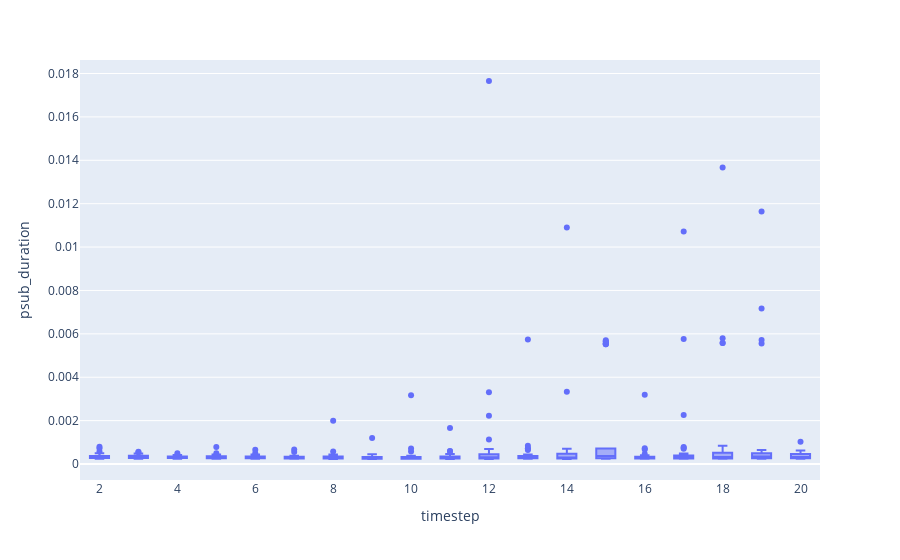

The notebook cell saved with this chart:
### Code cell
visualize_elapsed_time_per_ts(df, relative=True)

### Figure 1 — Plotly figure (JSON) as saved in the notebook; plotly's stock layout.template omitted (floating-point values rounded to 4 significant figures; data arrays with more than 128 entries replaced by an {"elided": "..."} marker saying what was removed)
{"data": [{"alignmentgroup": "True", "hovertemplate": "timestep=%{x}<br>psub_duration=%{y}<extra></extra>", "legendgroup": "", "marker": {"color": "#636efa"}, "name": "", "notched": false, "offsetgroup": "", "orientation": "v", "showlegend": false, "type": "box", "x": {"elided": "630 int values"}, "x0": " ", "xaxis": "x", "y": {"elided": "630 float values"}, "y0": " ", "yaxis": "y"}], "layout": {"boxmode": "group", "legend": {"tracegroupgap": 0}, "margin": {"t": 60}, "xaxis": {"anchor": "y", "domain": [0, 1], "title": {"text": "timestep"}}, "yaxis": {"anchor": "x", "domain": [0, 1], "title": {"text": "psub_duration"}}}}
